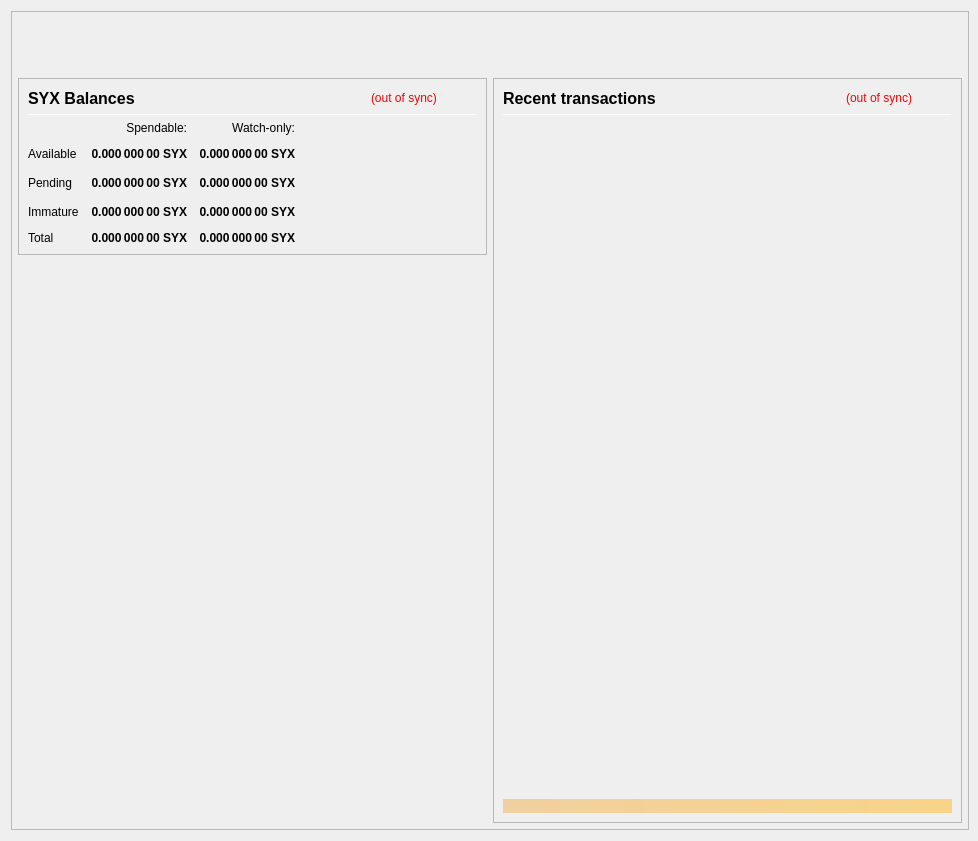
<?xml version="1.0" encoding="UTF-8"?>
<ui version="4.0">
 <class>OverviewPage</class>
 <widget class="QWidget" name="OverviewPage">
  <property name="geometry">
   <rect>
    <x>0</x>
    <y>0</y>
    <width>978</width>
    <height>841</height>
   </rect>
  </property>
  <property name="minimumSize">
   <size>
    <width>960</width>
    <height>682</height>
   </size>
  </property>
  <property name="font">
   <font>
    <weight>50</weight>
    <bold>false</bold>
   </font>
  </property>
  <property name="windowTitle">
   <string>Form</string>
  </property>
  <layout class="QVBoxLayout" name="topLayout" stretch="0">
   <property name="rightMargin">
    <number>9</number>
   </property>
   <item>
    <widget class="QFrame" name="frame_BG">
     <property name="minimumSize">
      <size>
       <width>850</width>
       <height>610</height>
      </size>
     </property>
     <property name="maximumSize">
      <size>
       <width>16777215</width>
       <height>16777215</height>
      </size>
     </property>
     <property name="frameShape">
      <enum>QFrame::StyledPanel</enum>
     </property>
     <property name="frameShadow">
      <enum>QFrame::Raised</enum>
     </property>
     <layout class="QVBoxLayout" name="verticalLayout_3" stretch="0">
      <property name="leftMargin">
       <number>0</number>
      </property>
      <property name="topMargin">
       <number>0</number>
      </property>
      <property name="rightMargin">
       <number>0</number>
      </property>
      <property name="bottomMargin">
       <number>6</number>
      </property>
      <item>
       <layout class="QVBoxLayout" name="verticalLayout_Master" stretch="0,1">
        <property name="leftMargin">
         <number>0</number>
        </property>
        <property name="topMargin">
         <number>0</number>
        </property>
        <property name="rightMargin">
         <number>0</number>
        </property>
        <property name="bottomMargin">
         <number>0</number>
        </property>
        <item>
         <widget class="QFrame" name="frame_Header">
          <layout class="QVBoxLayout" name="verticalLayout_Header" stretch="0">
           <property name="leftMargin">
            <number>0</number>
           </property>
           <property name="topMargin">
            <number>0</number>
           </property>
           <property name="rightMargin">
            <number>0</number>
           </property>
           <property name="bottomMargin">
            <number>0</number>
           </property>
           <item>
            <layout class="QHBoxLayout" name="horizontalLayout_Header" stretch="1,0">
             <property name="spacing">
              <number>6</number>
             </property>
             <item>
              <spacer name="horizontalSpacer_Header">
               <property name="orientation">
                <enum>Qt::Horizontal</enum>
               </property>
               <property name="sizeHint" stdset="0">
                <size>
                 <width>40</width>
                 <height>20</height>
                </size>
               </property>
              </spacer>
             </item>
             <item>
              <widget class="QLabel" name="labelOverviewHeaderRight">
               <property name="minimumSize">
                <size>
                 <width>464</width>
                 <height>60</height>
                </size>
               </property>
               <property name="maximumSize">
                <size>
                 <width>16777215</width>
                 <height>60</height>
                </size>
               </property>
               <property name="font">
                <font>
                 <pointsize>14</pointsize>
                </font>
               </property>
               <property name="text">
                <string/>
               </property>
               <property name="alignment">
                <set>Qt::AlignRight|Qt::AlignTrailing|Qt::AlignVCenter</set>
               </property>
              </widget>
             </item>
            </layout>
           </item>
          </layout>
         </widget>
        </item>
        <item>
         <widget class="QFrame" name="frame_Content">
          <layout class="QVBoxLayout" name="verticalLayout_Content">
           <property name="leftMargin">
            <number>6</number>
           </property>
           <property name="topMargin">
            <number>0</number>
           </property>
           <property name="rightMargin">
            <number>6</number>
           </property>
           <property name="bottomMargin">
            <number>0</number>
           </property>
           <item>
            <layout class="QHBoxLayout" name="horizontalLayout_Content" stretch="1,1">
             <property name="spacing">
              <number>6</number>
             </property>
             <item>
              <layout class="QVBoxLayout" name="verticalLayout_left" stretch="0,0">
               <item>
                <widget class="QFrame" name="frameBalances">
                 <property name="frameShape">
                  <enum>QFrame::StyledPanel</enum>
                 </property>
                 <property name="frameShadow">
                  <enum>QFrame::Raised</enum>
                 </property>
                 <layout class="QVBoxLayout" name="verticalLayout_4">
                  <item>
                   <layout class="QHBoxLayout" name="hlBalancesHeader" stretch="2,0,0">
                    <property name="spacing">
                     <number>6</number>
                    </property>
                    <item>
                     <widget class="QLabel" name="labelBalances">
                      <property name="minimumSize">
                       <size>
                        <width>0</width>
                        <height>0</height>
                       </size>
                      </property>
                      <property name="font">
                       <font>
                        <pointsize>12</pointsize>
                        <weight>75</weight>
                        <bold>true</bold>
                       </font>
                      </property>
                      <property name="text">
                       <string>SYX Balances</string>
                      </property>
                     </widget>
                    </item>
                    <item>
                     <widget class="QLabel" name="labelWalletStatus">
                      <property name="cursor">
                       <cursorShape>WhatsThisCursor</cursorShape>
                      </property>
                      <property name="toolTip">
                       <string>The displayed information may be out of date. Your wallet automatically synchronizes with the SynteX network after a connection is established, but this process has not completed yet.</string>
                      </property>
                      <property name="styleSheet">
                       <string notr="true">QLabel { color: red; }</string>
                      </property>
                      <property name="text">
                       <string notr="true">(out of sync)</string>
                      </property>
                      <property name="alignment">
                       <set>Qt::AlignLeading|Qt::AlignLeft|Qt::AlignVCenter</set>
                      </property>
                     </widget>
                    </item>
                    <item>
                     <spacer name="hsBalancesHeader">
                      <property name="orientation">
                       <enum>Qt::Horizontal</enum>
                      </property>
                      <property name="sizeHint" stdset="0">
                       <size>
                        <width>40</width>
                        <height>20</height>
                       </size>
                      </property>
                     </spacer>
                    </item>
                   </layout>
                  </item>
                  <item>
                   <widget class="Line" name="lineBalances">
                    <property name="minimumSize">
                     <size>
                      <width>0</width>
                      <height>1</height>
                     </size>
                    </property>
                    <property name="maximumSize">
                     <size>
                      <width>16777215</width>
                      <height>1</height>
                     </size>
                    </property>
                    <property name="orientation">
                     <enum>Qt::Horizontal</enum>
                    </property>
                   </widget>
                  </item>
                  <item>
                   <layout class="QGridLayout" name="gridLayout">
                    <property name="spacing">
                     <number>12</number>
                    </property>
                    <item row="2" column="2">
                     <widget class="QLabel" name="labelWatchPending">
                      <property name="font">
                       <font>
                        <weight>75</weight>
                        <bold>true</bold>
                       </font>
                      </property>
                      <property name="cursor">
                       <cursorShape>ArrowCursor</cursorShape>
                      </property>
                      <property name="toolTip">
                       <string>Unconfirmed transactions to watch-only addresses</string>
                      </property>
                      <property name="text">
                       <string notr="true">0.000 000 00 SYX</string>
                      </property>
                      <property name="alignment">
                       <set>Qt::AlignRight|Qt::AlignTrailing|Qt::AlignVCenter</set>
                      </property>
                      <property name="textInteractionFlags">
                       <set>Qt::NoTextInteraction</set>
                      </property>
                     </widget>
                    </item>
                    <item row="2" column="1">
                     <widget class="QLabel" name="labelUnconfirmed">
                      <property name="font">
                       <font>
                        <weight>75</weight>
                        <bold>true</bold>
                       </font>
                      </property>
                      <property name="cursor">
                       <cursorShape>ArrowCursor</cursorShape>
                      </property>
                      <property name="toolTip">
                       <string>Total of transactions that have yet to be confirmed, and do not yet count toward the spendable balance</string>
                      </property>
                      <property name="text">
                       <string notr="true">0.000 000 00 SYX</string>
                      </property>
                      <property name="alignment">
                       <set>Qt::AlignRight|Qt::AlignTrailing|Qt::AlignVCenter</set>
                      </property>
                      <property name="textInteractionFlags">
                       <set>Qt::NoTextInteraction</set>
                      </property>
                     </widget>
                    </item>
                    <item row="3" column="2">
                     <widget class="QLabel" name="labelWatchImmature">
                      <property name="font">
                       <font>
                        <weight>75</weight>
                        <bold>true</bold>
                       </font>
                      </property>
                      <property name="cursor">
                       <cursorShape>ArrowCursor</cursorShape>
                      </property>
                      <property name="toolTip">
                       <string>Staked or masternode rewards in watch-only addresses that has not yet matured</string>
                      </property>
                      <property name="text">
                       <string notr="true">0.000 000 00 SYX</string>
                      </property>
                      <property name="alignment">
                       <set>Qt::AlignRight|Qt::AlignTrailing|Qt::AlignVCenter</set>
                      </property>
                      <property name="textInteractionFlags">
                       <set>Qt::NoTextInteraction</set>
                      </property>
                     </widget>
                    </item>
                    <item row="4" column="0">
                     <widget class="QLabel" name="labelTotalText">
                      <property name="text">
                       <string>Total</string>
                      </property>
                      <property name="textInteractionFlags">
                       <set>Qt::NoTextInteraction</set>
                      </property>
                     </widget>
                    </item>
                    <item row="3" column="1">
                     <widget class="QLabel" name="labelImmature">
                      <property name="font">
                       <font>
                        <weight>75</weight>
                        <bold>true</bold>
                       </font>
                      </property>
                      <property name="cursor">
                       <cursorShape>ArrowCursor</cursorShape>
                      </property>
                      <property name="toolTip">
                       <string>Staked or masternode rewards that has not yet matured</string>
                      </property>
                      <property name="text">
                       <string notr="true">0.000 000 00 SYX</string>
                      </property>
                      <property name="alignment">
                       <set>Qt::AlignRight|Qt::AlignTrailing|Qt::AlignVCenter</set>
                      </property>
                      <property name="textInteractionFlags">
                       <set>Qt::NoTextInteraction</set>
                      </property>
                     </widget>
                    </item>
                    <item row="2" column="3">
                     <spacer name="hsBalances">
                      <property name="orientation">
                       <enum>Qt::Horizontal</enum>
                      </property>
                      <property name="sizeHint" stdset="0">
                       <size>
                        <width>40</width>
                        <height>20</height>
                       </size>
                      </property>
                     </spacer>
                    </item>
                    <item row="3" column="0">
                     <widget class="QLabel" name="labelImmatureText">
                      <property name="text">
                       <string>Immature</string>
                      </property>
                      <property name="textInteractionFlags">
                       <set>Qt::NoTextInteraction</set>
                      </property>
                     </widget>
                    </item>
                    <item row="4" column="1">
                     <widget class="QLabel" name="labelTotal">
                      <property name="font">
                       <font>
                        <weight>75</weight>
                        <bold>true</bold>
                       </font>
                      </property>
                      <property name="cursor">
                       <cursorShape>ArrowCursor</cursorShape>
                      </property>
                      <property name="toolTip">
                       <string>Your current total balance</string>
                      </property>
                      <property name="text">
                       <string notr="true">0.000 000 00 SYX</string>
                      </property>
                      <property name="alignment">
                       <set>Qt::AlignRight|Qt::AlignTrailing|Qt::AlignVCenter</set>
                      </property>
                      <property name="textInteractionFlags">
                       <set>Qt::NoTextInteraction</set>
                      </property>
                     </widget>
                    </item>
                    <item row="4" column="2">
                     <widget class="QLabel" name="labelWatchTotal">
                      <property name="font">
                       <font>
                        <weight>75</weight>
                        <bold>true</bold>
                       </font>
                      </property>
                      <property name="cursor">
                       <cursorShape>ArrowCursor</cursorShape>
                      </property>
                      <property name="toolTip">
                       <string>Current total balance in watch-only addresses</string>
                      </property>
                      <property name="text">
                       <string notr="true">0.000 000 00 SYX</string>
                      </property>
                      <property name="alignment">
                       <set>Qt::AlignRight|Qt::AlignTrailing|Qt::AlignVCenter</set>
                      </property>
                      <property name="textInteractionFlags">
                       <set>Qt::NoTextInteraction</set>
                      </property>
                     </widget>
                    </item>
                    <item row="0" column="2">
                     <widget class="QLabel" name="labelWatchonly">
                      <property name="text">
                       <string>Watch-only:</string>
                      </property>
                      <property name="alignment">
                       <set>Qt::AlignRight|Qt::AlignTrailing|Qt::AlignVCenter</set>
                      </property>
                     </widget>
                    </item>
                    <item row="1" column="0">
                     <widget class="QLabel" name="labelBalanceText">
                      <property name="text">
                       <string>Available</string>
                      </property>
                      <property name="textInteractionFlags">
                       <set>Qt::NoTextInteraction</set>
                      </property>
                     </widget>
                    </item>
                    <item row="1" column="1">
                     <widget class="QLabel" name="labelBalance">
                      <property name="font">
                       <font>
                        <weight>75</weight>
                        <bold>true</bold>
                       </font>
                      </property>
                      <property name="cursor">
                       <cursorShape>ArrowCursor</cursorShape>
                      </property>
                      <property name="toolTip">
                       <string>Your current spendable balance</string>
                      </property>
                      <property name="text">
                       <string notr="true">0.000 000 00 SYX</string>
                      </property>
                      <property name="alignment">
                       <set>Qt::AlignRight|Qt::AlignTrailing|Qt::AlignVCenter</set>
                      </property>
                      <property name="textInteractionFlags">
                       <set>Qt::NoTextInteraction</set>
                      </property>
                     </widget>
                    </item>
                    <item row="1" column="2">
                     <widget class="QLabel" name="labelWatchAvailable">
                      <property name="font">
                       <font>
                        <weight>75</weight>
                        <bold>true</bold>
                       </font>
                      </property>
                      <property name="cursor">
                       <cursorShape>ArrowCursor</cursorShape>
                      </property>
                      <property name="toolTip">
                       <string>Your current balance in watch-only addresses</string>
                      </property>
                      <property name="text">
                       <string notr="true">0.000 000 00 SYX</string>
                      </property>
                      <property name="alignment">
                       <set>Qt::AlignRight|Qt::AlignTrailing|Qt::AlignVCenter</set>
                      </property>
                      <property name="textInteractionFlags">
                       <set>Qt::NoTextInteraction</set>
                      </property>
                     </widget>
                    </item>
                    <item row="2" column="0">
                     <widget class="QLabel" name="labelPendingText">
                      <property name="text">
                       <string>Pending</string>
                      </property>
                      <property name="textInteractionFlags">
                       <set>Qt::NoTextInteraction</set>
                      </property>
                     </widget>
                    </item>
                    <item row="0" column="1">
                     <widget class="QLabel" name="labelSpendable">
                      <property name="text">
                       <string>Spendable:</string>
                      </property>
                      <property name="alignment">
                       <set>Qt::AlignRight|Qt::AlignTrailing|Qt::AlignVCenter</set>
                      </property>
                     </widget>
                    </item>
                   </layout>
                  </item>
                 </layout>
                </widget>
               </item>
               <item>
                <spacer name="verticalSpacer">
                 <property name="orientation">
                  <enum>Qt::Vertical</enum>
                 </property>
                 <property name="sizeHint" stdset="0">
                  <size>
                   <width>20</width>
                   <height>40</height>
                  </size>
                 </property>
                </spacer>
               </item>
              </layout>
             </item>
             <item>
              <layout class="QVBoxLayout" name="verticalLayout_right" stretch="1">
               <item>
                <widget class="QFrame" name="frame_RecentTransactions">
                 <property name="minimumSize">
                  <size>
                   <width>0</width>
                   <height>0</height>
                  </size>
                 </property>
                 <property name="frameShape">
                  <enum>QFrame::StyledPanel</enum>
                 </property>
                 <property name="frameShadow">
                  <enum>QFrame::Raised</enum>
                 </property>
                 <layout class="QVBoxLayout" name="verticalLayout_1" stretch="0,0,0,0,0">
                  <item>
                   <layout class="QHBoxLayout" name="horizontalLayout_2" stretch="2,0,0">
                    <property name="spacing">
                     <number>3</number>
                    </property>
                    <item>
                     <widget class="QLabel" name="label_4">
                      <property name="minimumSize">
                       <size>
                        <width>0</width>
                        <height>20</height>
                       </size>
                      </property>
                      <property name="font">
                       <font>
                        <pointsize>12</pointsize>
                        <weight>75</weight>
                        <bold>true</bold>
                       </font>
                      </property>
                      <property name="text">
                       <string>Recent transactions</string>
                      </property>
                     </widget>
                    </item>
                    <item>
                     <widget class="QLabel" name="labelTransactionsStatus">
                      <property name="cursor">
                       <cursorShape>WhatsThisCursor</cursorShape>
                      </property>
                      <property name="toolTip">
                       <string>The displayed information may be out of date. Your wallet automatically synchronizes with the SynteX network after a connection is established, but this process has not completed yet.</string>
                      </property>
                      <property name="styleSheet">
                       <string notr="true">QLabel { color: red; }</string>
                      </property>
                      <property name="text">
                       <string notr="true">(out of sync)</string>
                      </property>
                      <property name="alignment">
                       <set>Qt::AlignRight|Qt::AlignTrailing|Qt::AlignVCenter</set>
                      </property>
                     </widget>
                    </item>
                    <item>
                     <spacer name="horizontalSpacer">
                      <property name="orientation">
                       <enum>Qt::Horizontal</enum>
                      </property>
                      <property name="sizeHint" stdset="0">
                       <size>
                        <width>40</width>
                        <height>20</height>
                       </size>
                      </property>
                     </spacer>
                    </item>
                   </layout>
                  </item>
                  <item>
                   <widget class="Line" name="line">
                    <property name="minimumSize">
                     <size>
                      <width>0</width>
                      <height>1</height>
                     </size>
                    </property>
                    <property name="maximumSize">
                     <size>
                      <width>16777215</width>
                      <height>1</height>
                     </size>
                    </property>
                    <property name="orientation">
                     <enum>Qt::Horizontal</enum>
                    </property>
                   </widget>
                  </item>
                  <item>
                   <widget class="QListView" name="listTransactions">
                    <property name="minimumSize">
                     <size>
                      <width>0</width>
                      <height>0</height>
                     </size>
                    </property>
                    <property name="styleSheet">
                     <string notr="true">QListView { background: transparent; }</string>
                    </property>
                    <property name="frameShape">
                     <enum>QFrame::NoFrame</enum>
                    </property>
                    <property name="verticalScrollBarPolicy">
                     <enum>Qt::ScrollBarAlwaysOff</enum>
                    </property>
                    <property name="horizontalScrollBarPolicy">
                     <enum>Qt::ScrollBarAlwaysOff</enum>
                    </property>
                    <property name="selectionMode">
                     <enum>QAbstractItemView::NoSelection</enum>
                    </property>
                   </widget>
                  </item>
                  <item>
                   <spacer name="verticalSpacer_2">
                    <property name="orientation">
                     <enum>Qt::Vertical</enum>
                    </property>
                    <property name="sizeType">
                     <enum>QSizePolicy::Expanding</enum>
                    </property>
                    <property name="sizeHint" stdset="0">
                     <size>
                      <width>20</width>
                      <height>40</height>
                     </size>
                    </property>
                   </spacer>
                  </item>
                  <item>
                   <widget class="QLabel" name="labelAlerts">
                    <property name="maximumSize">
                     <size>
                      <width>16777215</width>
                      <height>16777215</height>
                     </size>
                    </property>
                    <property name="styleSheet">
                     <string notr="true">background-color: qlineargradient(x1: 0, y1: 0, x2: 1, y2: 0, stop:0 #F0D0A0, stop:1 #F8D488); color:#000000;</string>
                    </property>
                    <property name="text">
                     <string/>
                    </property>
                    <property name="wordWrap">
                     <bool>true</bool>
                    </property>
                    <property name="margin">
                     <number>3</number>
                    </property>
                   </widget>
                  </item>
                 </layout>
                </widget>
               </item>
              </layout>
             </item>
            </layout>
           </item>
          </layout>
         </widget>
        </item>
       </layout>
      </item>
     </layout>
    </widget>
   </item>
  </layout>
 </widget>
 <resources/>
 <connections/>
</ui>
